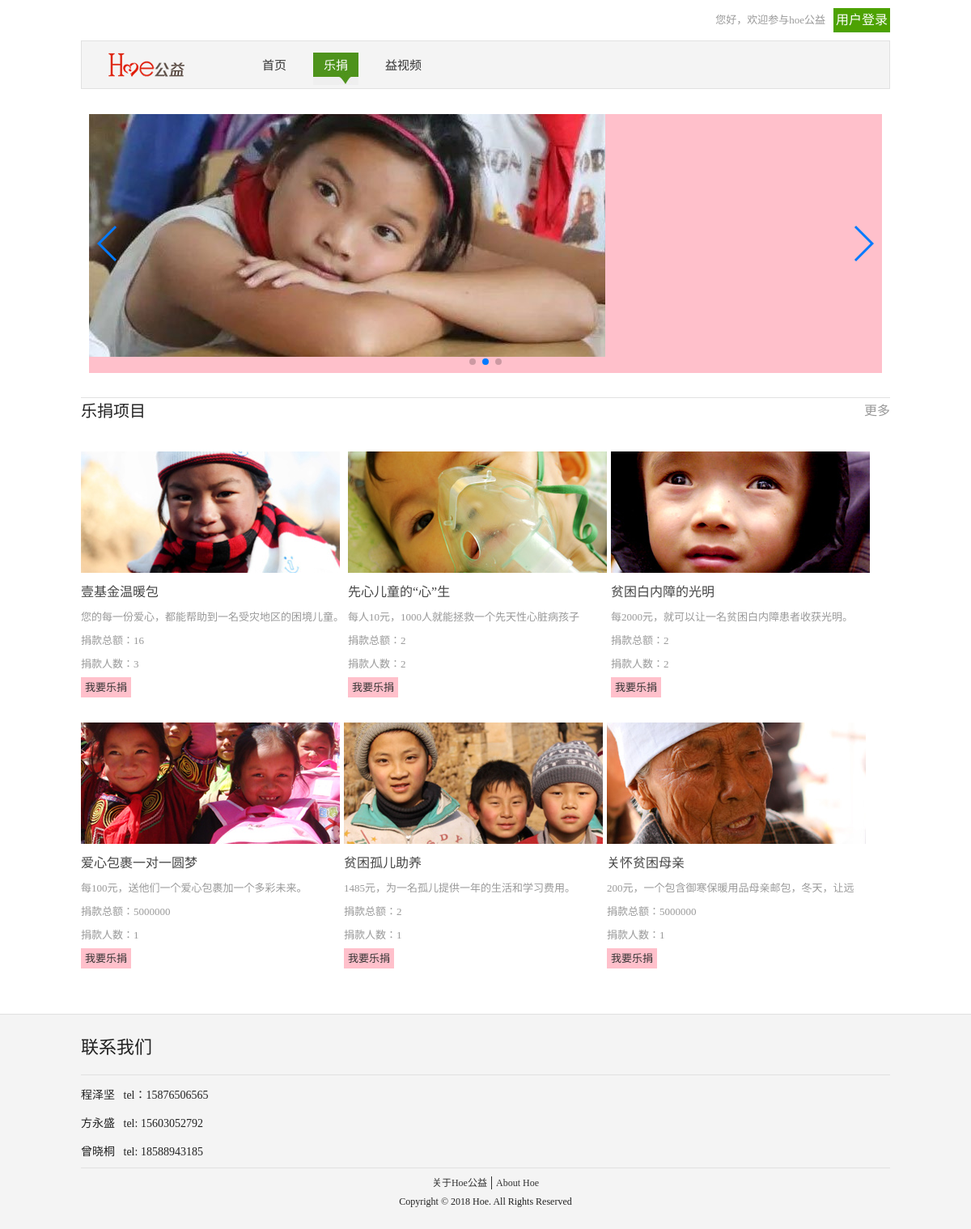
The app's page /public_benefit/lejuan.php with its own data.
### tables this page shows
CREATE TABLE IF NOT EXISTS `lejuan` (
  `id` int(11) NOT NULL AUTO_INCREMENT,
  `img` varchar(200) NOT NULL,
  `title` varchar(200) NOT NULL,
  `text` varchar(200) NOT NULL,
  `num` int(11) NOT NULL,
  `rc` int(200) NOT NULL,
  PRIMARY KEY (`id`)
);

### public_benefit/lejuan.php (the view, shortened to what this page needs)
<!DOCTYPE html PUBLIC "-//W3C//DTD XHTML 1.0 Transitional//EN" "http://www.w3.org/TR/xhtml1/DTD/xhtml1-transitional.dtd">
<html xmlns="http://www.w3.org/1999/xhtml">
<head>
<link rel="stylesheet" href="./css/reset.css">
<link rel="stylesheet" href="./css/lejuan.css">
</head>
<body>
<div class="hoe_container">
	  <div class="hoe_header">
  	         <?php
               if(isset($_SESSION['username'])){
                  echo  '<div class="hoe_header_exit"> <span>您好， ';
                     echo  $_SESSION['username'];
                     echo '  </span>
				           	       <a href="./exit.php?exit=1">退出</a>
		                 </div> ';
               }else{
                  echo '<div class="hoe_header_login">
				  	   	 <span>您好，欢迎参与hoe公益</span>
					  	   	<div class="login">
					  	   			<a  href="./login.php">用户登录</a>
					  	   	</div>
				  	</div> ';
               }
  	         ?>
	  </div>
	  <div class="hoe_nav">
	           <div class="hoe_nav_logo">
		  	   		<a href="#"><img src="./img/logo.png" alt="" /></a>
		  	   </div>
			  	<ul>
			  		<li>
			  			<a  href="./index.php">首页</a>
			  		</li>
			  		<li>
			  			<a class="now" href="./lejuan.php">乐捐</a>
			  		</li>
			  		<li>
			  			<a href="./yishipin.php">益视频</a>
			  		</li>
			  	</ul>
	  </div>
	  <div class="lbbox">
	  	   <div class="swiper-wrapper">
					      <div class="swiper-slide"><a href=""><img src="./img/lejuan/lbt2.jpg" alt="" /></a>
					      </div>
				    </div>
				  <div class="swiper-pagination"></div>
				    <div class="swiper-button-next"> </div>
				    <div class="swiper-button-prev"> </div>
  	  </div>
	 <div class="hoe_main">
	 	<div class="hoe_main_title">
	 		<h3>乐捐项目</h3>
	 		<a href="">更多</a>
	 	</div>
        <div class="box">
        	<ul>
               <?php
       include "include/connect.php";
	  $query="select * from lejuan ";
	  $result=mysqli_query($link,$query);
	  while($row=mysqli_fetch_array($result)){
	  ?>
        		<li>
        		    <a href="lejuan1.php?id=<?php echo $row['id']; ?>"><img src="<?php echo $row['img'] ?>" alt="" /></a>
        			<p><a href="lejuan1.php?id=<?php echo $row['id']; ?>"><?php echo $row['title']; ?></a></p>
        			<p><?php
                       if(strlen($row['text'])>=25){
                       	echo mb_substr($row['text'], 0,25,'utf-8');
                       }else{
                       	echo $row['text'];
                       }
        			?></p>
        			<p>捐款总额：<?php echo $row['num'] ?></p>
        			<p>捐款人数：<?php echo $row['rc'] ?></p>
        			<a href="lejuan1.php?id=<?php echo $row['id']; ?>"  class="lj" >我要乐捐</a>
           		</li>
		  <?php
		  }
          ?>
        	</ul>
        </div>
	 </div>
</div>
	<?php
      include "include/footer.php";
	 ?>
</body>
</html>

### public_benefit/css/lejuan.css (style rules this page uses)
html ,body { width: 100%; }
.hoe_container { margin: 0 auto; min-width: 640px; width: 1000px; }
.hoe_header { width: 1000px; height: 30px; background: #fff; margin-top: 10px; }
.hoe_header .hoe_header_login { height: 30px; line-height: 30px; float: right; }
.hoe_header .hoe_header_login span { color: #999; font-size: 13px; }
.hoe_header .hoe_header_login .login { width: 70px; height: 30px; float: right; text-align: center; line-height: 30px; background: #4da202; font-family: "微软雅黑", "黑体"; margin: 0 0 0 10px; }
.hoe_header .hoe_header_login .login a { color: #fff; }
.hoe_nav { border: 1px solid #e1e1e1; width: 100%; height: 60px; background: #f4f4f4; margin-top: 10px; line-height: 60px; }
.hoe_nav .hoe_nav_logo { float: left; width: 200px; padding-top: 10px; }
.hoe_nav ul { padding: 0 15px; width: 100%; height: 60px; }
.hoe_nav ul li { float: left; padding: 0 10px; }
.hoe_nav ul li .now { background: url('../img/top_menu_bg.jpg'); color: #fff; }
.hoe_nav ul li a { display: inline-block; font-family: "微软雅黑", "黑体"; font-size: 15px; height: 40px; line-height: 33px; padding: 0 13px; }
.lbbox { position: relative; float: left; margin-left: 10px; margin-top: 30px ; width: 980px; height: 320px; background: pink; overflow: hidden; }
.swiper-button-prev, .swiper-button-next { position: absolute; top: 50%; width: 27px; height: 44px; margin-top: -22px; z-index: 10; cursor: pointer; background-size: 27px 44px; background-position: center; background-repeat: no-repeat; }
.swiper-button-prev, .swiper-container-rtl .swiper-button-next { left: 10px; right: auto; }
.swiper-button-next, .swiper-container-rtl .swiper-button-prev { right: 10px; left: auto; }
.swiper-pagination { position: absolute; text-align: center; -webkit-transition: 300ms opacity; -o-transition: 300ms opacity; transition: 300ms opacity; -webkit-transform: translate3d(0, 0, 0); transform: translate3d(0, 0, 0); z-index: 10; }
.swiper-pagination-fraction, .swiper-pagination-custom, .swiper-container-horizontal > .swiper-pagination-bullets { bottom: 10px; left: 0; width: 100%; }
.swiper-wrapper { position: relative; width: 100%; height: 100%; z-index: 1; display: -webkit-box; display: -webkit-flex; display: -ms-flexbox; display: flex; -webkit-transition-property: -webkit-transform; transition-property: -webkit-transform; -o-transition-property: transform; transition-property: transform; transition-property: transform, -webkit-transform; -webkit-box-sizing: content-box; box-sizing: content-box; }
.swiper-slide { -webkit-flex-shrink: 0; -ms-flex-negative: 0; flex-shrink: 0; width: 100%; height: 100%; position: relative; -webkit-transition-property: -webkit-transform; transition-property: -webkit-transform; -o-transition-property: transform; transition-property: transform; transition-property: transform, -webkit-transform; }
.hoe_main { margin-top: 30px; width: 1000px; float: left; }
.hoe_main .hoe_main_title { width: 1000px; height: 32px; border-top: 1px solid #e1e1e1; float: left; }
.hoe_main .hoe_main_title h3 { float: left; font-size: 20px; color: #222; line-height: 32px; font-weight: normal; font-family: "微软雅黑", "黑体"; }
.hoe_main .hoe_main_title a { line-height: 32px; float: right; color: #999; }
.hoe_main .box { float: left; width: 100%; }
.hoe_main .box ul { width: 100%; float: left; }
.hoe_main .box ul li { float: left; margin-top: 35px; margin-right: 5px; }
.hoe_main .box ul li a { font-family: 微软雅黑; cursor: pointer; color: #454545; font-size: 16px; }
.hoe_main .box ul li .lj { background: pink; padding: 5px; font-size: 13px; color: #333; }
.hoe_main .box ul li p { margin: 10px 0 10px 0; font-size: 13px; color: #999; }

### records on screen
lejuan: img (picture), title "壹基金温暖包", text "您的每一份爱心，都能帮助到一名受灾地区的困境儿童。", num "16", rc "3"
lejuan: img (picture), title "先心儿童的“心”生", text "每人10元，1000人就能拯救一个先天性心脏病孩子", num "2", rc "2"
lejuan: img (picture), title "贫困白内障的光明", text "每2000元，就可以让一名贫困白内障患者收获光明。", num "2", rc "2"
lejuan: img (picture), title "爱心包裹一对一圆梦", text "每100元，送他们一个爱心包裹加一个多彩未来。", num "5000000", rc "1"
lejuan: img (picture), title "贫困孤儿助养", text "1485元，为一名孤儿提供一年的生活和学习费用。", num "2", rc "1"
lejuan: img (picture), title "关怀贫困母亲", text "200元，一个包含御寒保暖用品母亲邮包，冬天，让远", num "5000000", rc "1"
